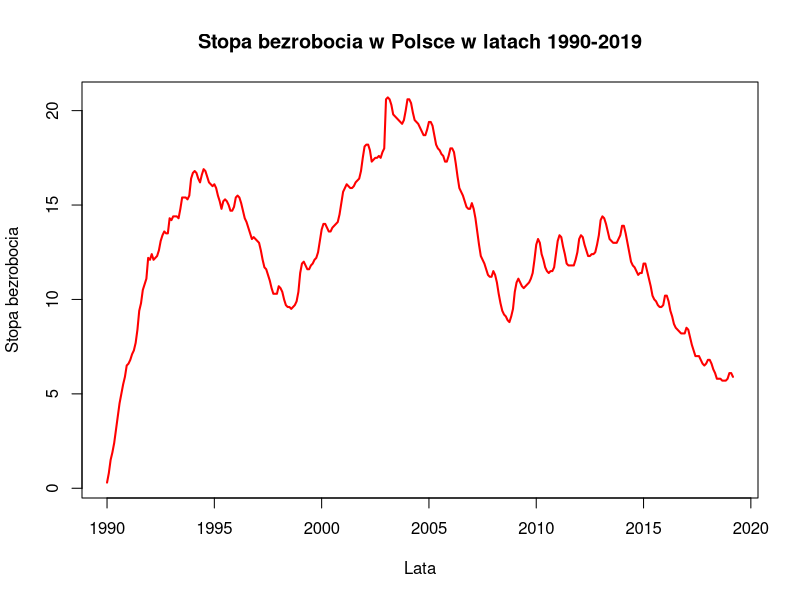
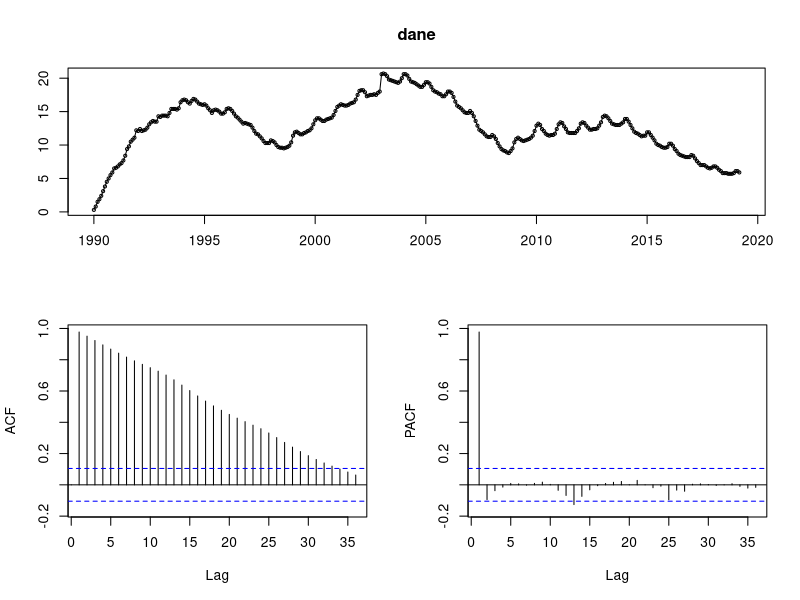
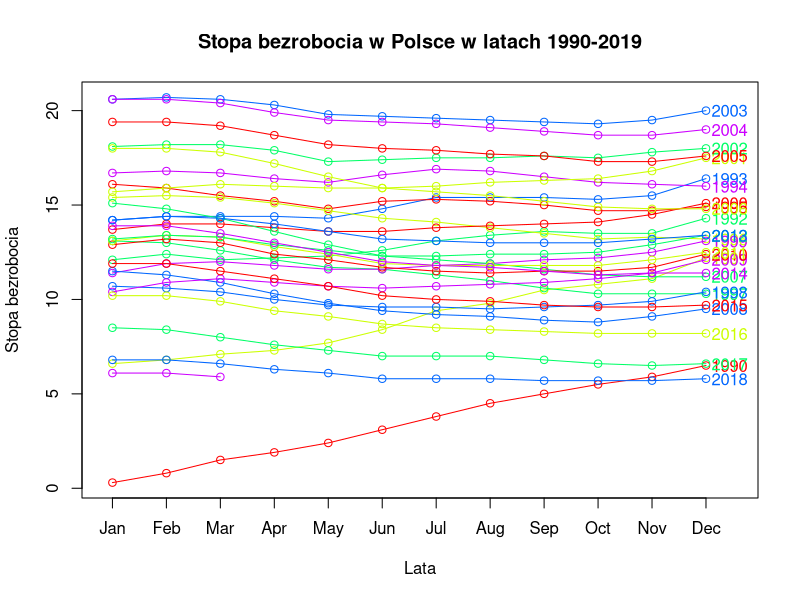
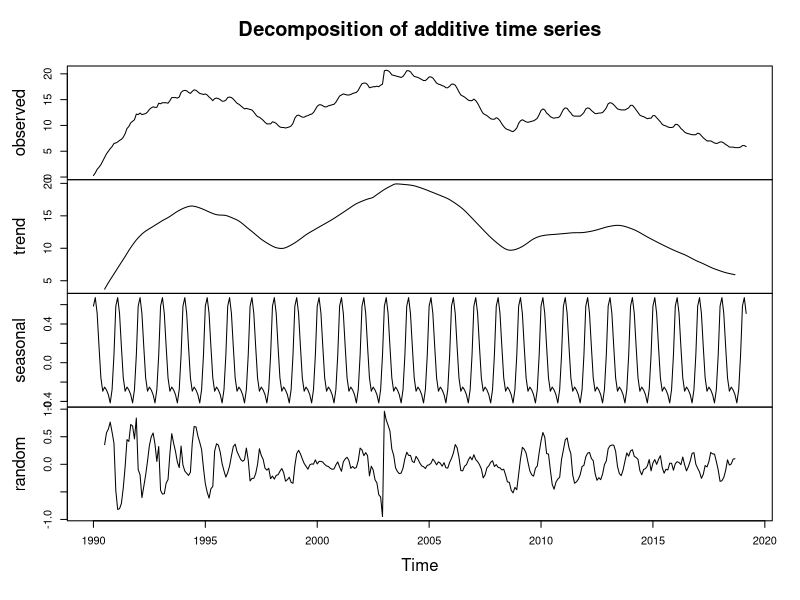
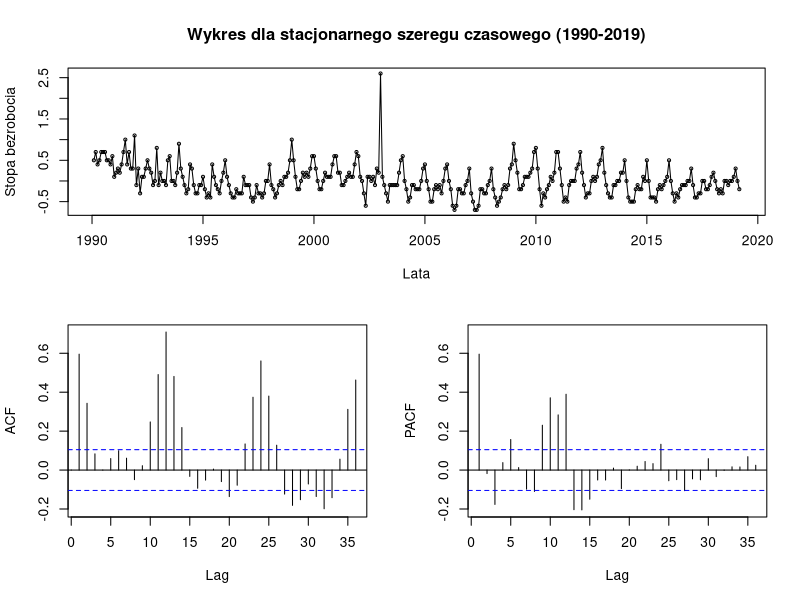
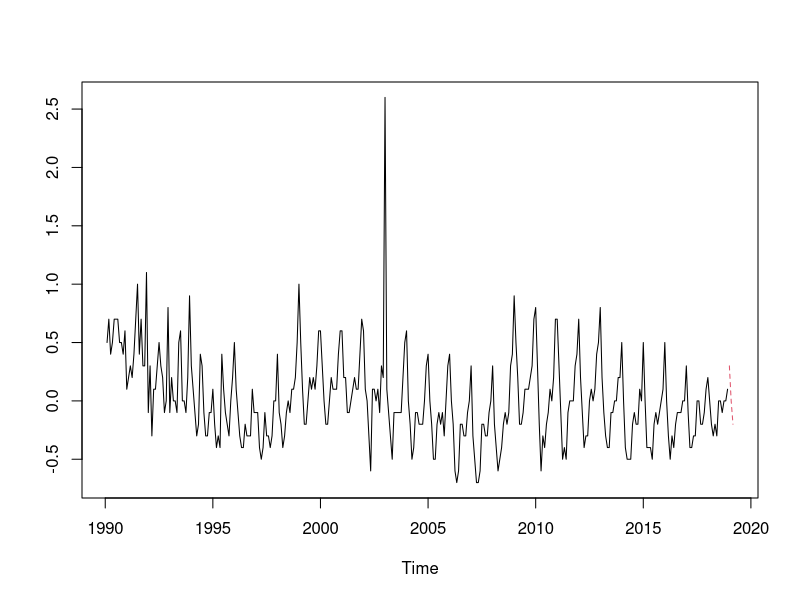
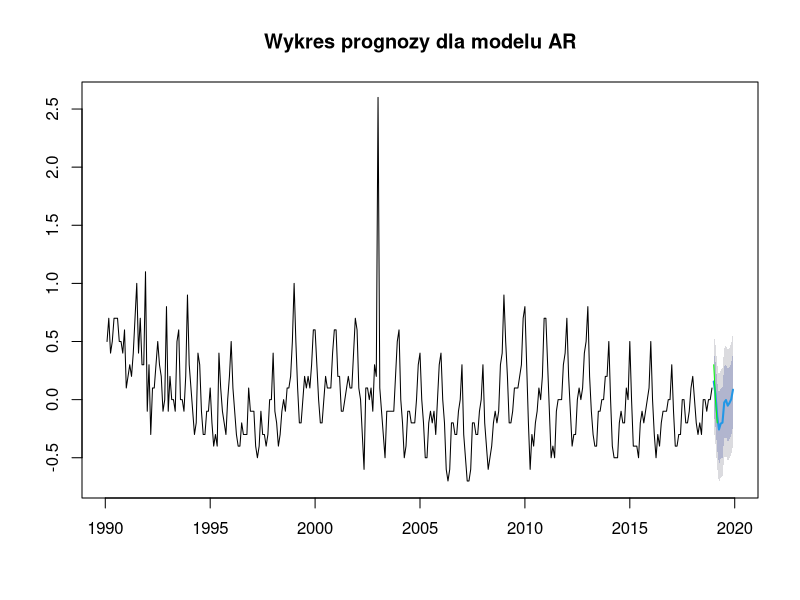
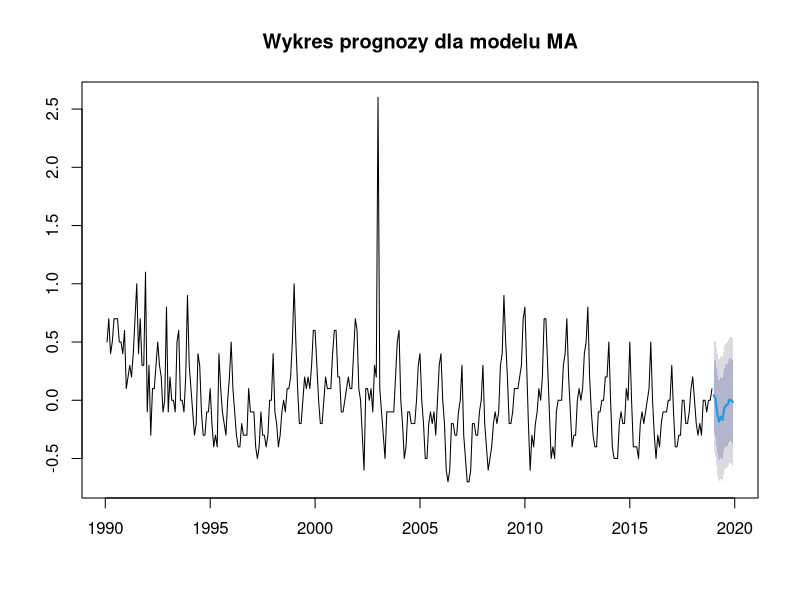

Source code (R) for these figures, in order:
## ---- chunk 1
knitr::opts_chunk$set(echo = TRUE)

library(zoo)
library(dplyr)
library(stats)
library(forecast)
library(tseries)
library(stats)
## ---- chunk 2
dane_bezrobocie <- read.csv2("dane2019.csv")
## ---- chunk 3
dane=ts(dane_bezrobocie$kolumna , start=1990, frequency=12)
dane
## ---- chunk 4
plot(dane, 
     type="l", 
     lwd="2", 
     col="red", 
     main = "Stopa bezrobocia w Polsce w latach 1990-2019", 
     ylab = "Stopa bezrobocia",
     xlab = "Lata")
## ---- chunk 5
tsdisplay(dane)
## ---- chunk 6
adf.test(dane, alternative = "stationary")
## ---- chunk 7
seasonplot (dane, col = rainbow (5),year.labels = TRUE, main = "Stopa bezrobocia w Polsce w latach 1990-2019", ylab = "Stopa bezrobocia",xlab = "Lata")
## ---- chunk 8
dane.dekomp <- decompose(dane)
plot(dane.dekomp)
## ---- chunk 9
dane1<-diff(dane)
tsdisplay(dane1, main = "Wykres dla stacjonarnego szeregu czasowego (1990-2019)", xlab = "Lata", ylab = "Stopa bezrobocia")
## ---- chunk 10
adf.test(dane1, alternative = "stationary")
## ---- chunk 11
zb.train<-window(dane1,end= c(2018,12))
zb.test<-window(dane1,start=c(2019,1))
## ---- chunk 12
ts.plot(zb.train, zb.test, col=1:2, lty=c(1,2))
## ---- chunk 13
AR<-arima(zb.train, c(15,1,0))
summary(AR)
## ---- chunk 14
prognozaAR<-forecast(AR,h=12)
## ---- chunk 15
plot(prognozaAR,type="l", main = "Wykres prognozy dla modelu AR")
lines(zb.test, col="green")
## ---- chunk 16
MA<-arima(zb.train, c(0,1,22))
summary(MA)
## ---- chunk 17
prognozaMA<-forecast(MA,h=12)
## ---- chunk 18
plot(prognozaMA,type="l", main = "Wykres prognozy dla modelu MA")
## ---- chunk 19
prognozaMA
## ---- chunk 20
ARIMA<-auto.arima(zb.train)
summary(ARIMA)
## ---- chunk 21
prognozaARIMA<-forecast(ARIMA,h=12)
## ---- chunk 22
plot(prognozaARIMA,type="l", main = "Wykres prognozy dla modelu ARIMA")
lines(zb.test, col="blue")
## ---- chunk 23
lambda <- BoxCox.lambda(zb.train) 
lambda
## ---- chunk 24
train_BC <- BoxCox(zb.train, lambda)
test_BC <- BoxCox(zb.test, lambda)
BC <- auto.arima(train_BC)
summary(BC)
## ---- chunk 25
prognoza_BC <- forecast(BC, h=12)
## ---- chunk 26
plot(prognoza_BC,
     main= "Wykres prognozy dla modelu BC",
     xlab= "Dni")
     lines(test_BC, col="green")
## ---- chunk 27
mean1<- mean((prognozaAR$mean-zb.test)^2, na.rm = TRUE)
mean2<- mean((prognozaMA$mean-zb.test)^2, na.rm = TRUE)
mean3<- mean((prognozaARIMA$mean-zb.test)^2, na.rm = TRUE)
mean4<- mean((prognoza_BC$mean-zb.test)^2, na.rm = TRUE)
## ---- chunk 28
mean1
mean2
mean3
mean4
